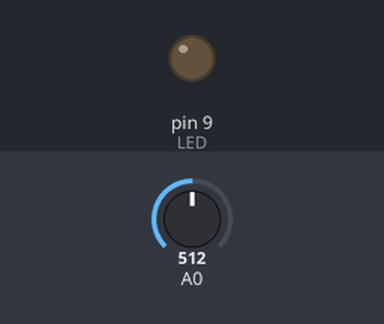
This sketch was run on a simulated Arduino Uno, built with avr-gcc and run on an emulated ATmega328P. On the bench: output pins drawn as LEDs (lit = HIGH). Dashed ring = blinking. The inputs (shaded band) are chosen by the test bench; at power-on: A0 = 512.

Above: at 1.2 s.
1.3 s: A0 set to 214
2.8 s: A0 set to 182
At 3.1 s:
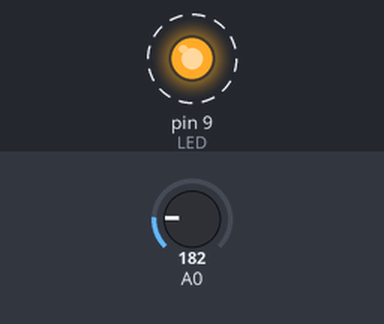
5.8 s: A0 set to 210
At 6.3 s:
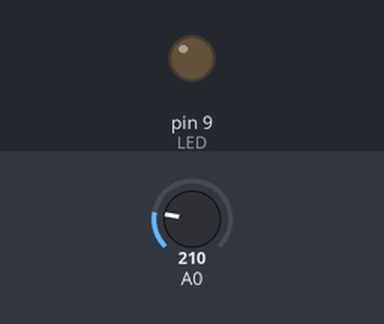
7.3 s: A0 set to 190
At 7.7 s:
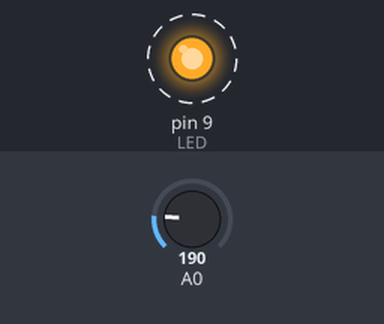
Timing chart, 0 to 11.3 s (numbered marks = the images above; inputs shaded):
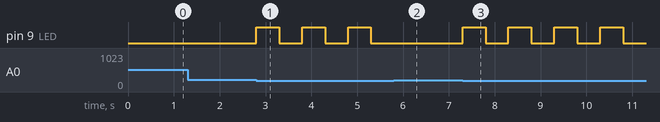

The sketch:

photoresistor_blink.ino
```cpp
#define LED 9
#define PHOTORES A0

void setup() {
  pinMode(LED, OUTPUT);
}

void loop() {
  int light = analogRead(A0);
  if(light < 200){
    digitalWrite(LED, HIGH);
    delay(500);
    digitalWrite(LED, LOW);
    delay(500);
  } else {
    digitalWrite(LED, LOW);
  }
}
```

Measured:
- the behaviour switches between 200 and 199 on A0 (found by bisection; images 0 and 1)
- after the input at 1.3 s, every drawn part: stays the same
- after the input at 2.8 s, pin 9 (LED): alternates HIGH for 0.50 s and LOW for 0.50 s, starting at once
- after the input at 5.8 s, pin 9 (LED): stays LOW (without the input it goes to HIGH after 0.00 s)
- after the input at 7.3 s, pin 9 (LED): alternates HIGH for 0.50 s and LOW for 0.50 s, starting at once
